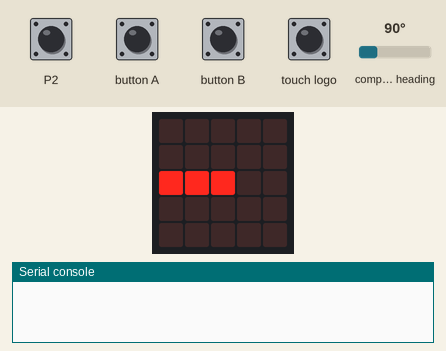
Bench run of a program on a simulated BBC micro:bit (MakeCode). Shown: the board's 5×5 LED display, the last lines printed to the serial console. The inputs (shaded band) are chosen by the test bench; at power-on: compass heading 90°. No radio messages arrive unless stated (any console line starting 'radio sent:' is added by the test bench); the compass is already calibrated.

Above: at 1.6 s.
1.7 s: touch pin P2 pressed for 1 s
At 2.3 s:
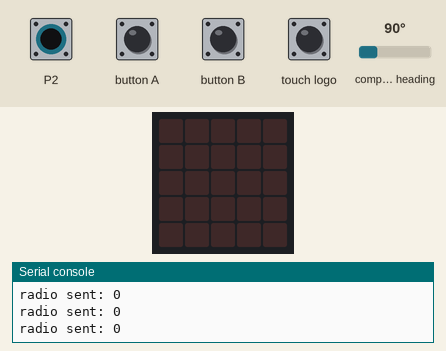
4.4 s: compass heading set to 7°
At 5.1 s:
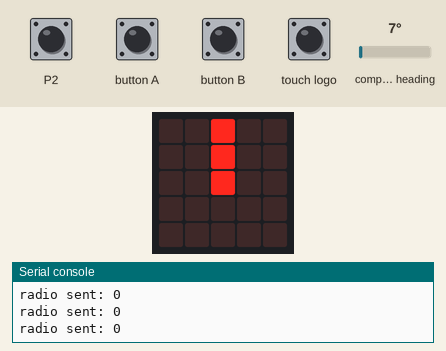
6.1 s: button A pressed for 0.15 s
At 6.8 s:
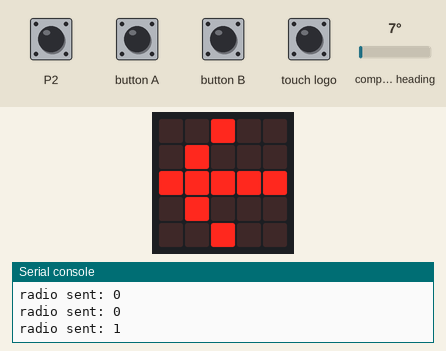
7.8 s: button B pressed for 0.15 s
At 9.0 s:
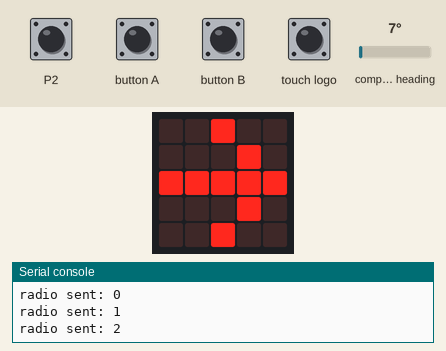
9.4 s: touch logo pressed for 0.15 s
At 10.5 s:
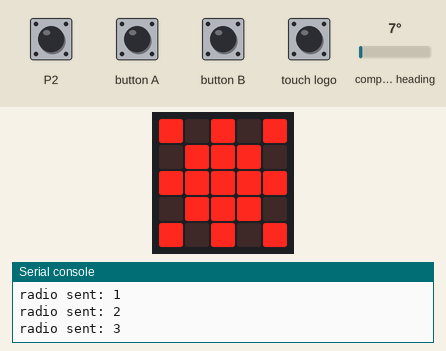
11.0 s: touch pin P2 pressed for 0.15 s
At 11.8 s:
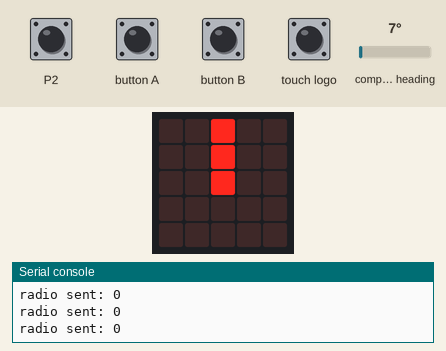
Timing chart, 0 to 13.9 s (numbered marks = the images above; inputs shaded):
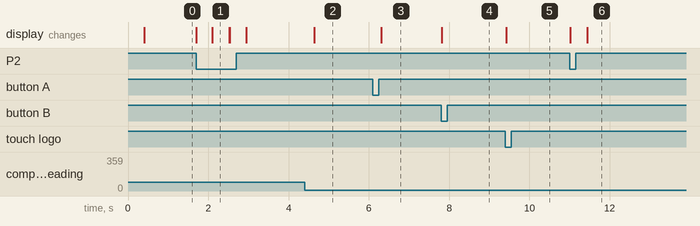

Measured:
- after the input at 1.7 s, the display: changes at once (image 1)
- after the input at 4.4 s, the display: changes after 0.23 s (image 2)
- after the input at 6.1 s, the display: changes after 0.21 s (image 3)
- after the input at 7.8 s, the display: changes at once (image 4)
- after the input at 9.4 s, the display: changes at once (image 5)
- after the input at 11.0 s, the display: first changes at once (image 6 shows a later state)
- what the display in image 1 shows lasts 0.4 s, from 2.1 s to 2.5 s

The program:

main.ts
```typescript
input.onGesture(Gesture.ScreenDown, function () {
    if (comm == 0) {
        comm = 1
    } else {
        comm = 0
    }
    basic.pause(5000)
})
radio.onReceivedString(function (receivedString) {
    if (receivedString == "reset") {
        input.calibrateCompass()
    }
})
function update () {
    Wirelessout = state
    radio.sendNumber(Wirelessout)
}
let state = 0
let Wirelessout = 0
let comm = 0
radio.setGroup(89)
basic.showLeds(`
    . . . . .
    . . . . .
    . . # . .
    . . . . .
    . . . . .
    `)
basic.clearScreen()
basic.forever(function () {
    if (input.pinIsPressed(TouchPin.P2)) {
        state = 0
        update()
        basic.clearScreen()
    } else {
        if (input.buttonIsPressed(Button.A)) {
            state = 1
            update()
            basic.showArrow(ArrowNames.West)
        } else {
            if (input.buttonIsPressed(Button.B)) {
                state = 2
                update()
                basic.showArrow(ArrowNames.East)
            } else {
                if (input.logoIsPressed()) {
                    state = 3
                    update()
                    basic.showLeds(`
                        # . # . #
                        . # # # .
                        # # # # #
                        . # # # .
                        # . # . #
                        `)
                }
            }
        }
    }
})
basic.forever(function () {
    if (state == 0 && comm == 0) {
        if (input.compassHeading() > 344 || input.compassHeading() < 15) {
            basic.showLeds(`
                . . # . .
                . . # . .
                . . # . .
                . . . . .
                . . . . .
                `)
        }
        if (input.compassHeading() > 14 && input.compassHeading() < 45) {
            basic.showLeds(`
                . # . . .
                . # # . .
                . . # . .
                . . . . .
                . . . . .
                `)
        }
        if (input.compassHeading() > 44 && input.compassHeading() < 75) {
            basic.showLeds(`
                . . . . .
                # # . . .
                . # # . .
                . . . . .
                . . . . .
                `)
        }
        if (input.compassHeading() > 74 && input.compassHeading() < 105) {
            basic.showLeds(`
                . . . . .
                . . . . .
                # # # . .
                . . . . .
                . . . . .
                `)
        }
        if (input.compassHeading() > 104 && input.compassHeading() < 135) {
            basic.showLeds(`
                . . . . .
                . . . . .
                . # # . .
                # # . . .
                . . . . .
                `)
        }
        if (input.compassHeading() > 134 && input.compassHeading() < 165) {
            basic.showLeds(`
                . . . . .
                . . . . .
                . . # . .
                . # # . .
                . # . . .
                `)
        }
        if (input.compassHeading() > 164 && input.compassHeading() < 195) {
            basic.showLeds(`
                . . . . .
                . . . . .
                . . # . .
                . . # . .
                . . # . .
                `)
        }
        if (input.compassHeading() > 194 && input.compassHeading() < 225) {
            basic.showLeds(`
                . . . . .
                . . . . .
                . . # . .
                . . # # .
                . . . # .
                `)
        }
        if (input.compassHeading() > 224 && input.compassHeading() < 255) {
            basic.showLeds(`
                . . . . .
                . . . . .
                . . # # .
                . . . # #
                . . . . .
                `)
        }
        if (input.compassHeading() > 254 && input.compassHeading() < 285) {
            basic.showLeds(`
                . . . . .
                . . . . .
                . . # # #
                . . . . .
                . . . . .
                `)
        }
        if (input.compassHeading() > 284 && input.compassHeading() < 315) {
            basic.showLeds(`
                . . . . .
                . . . # #
                . . # # .
                . . . . .
                . . . . .
                `)
        }
        if (input.compassHeading() > 314 && input.compassHeading() < 345) {
            basic.showLeds(`
                . . . # .
                . . # # .
                . . # . .
                . . . . .
                . . . . .
                `)
        }
    }
})
```

test.ts
```typescript
// テストはここに来ます。このパッケージが拡張機能として使用されるときにはコンパイルされません。
```
